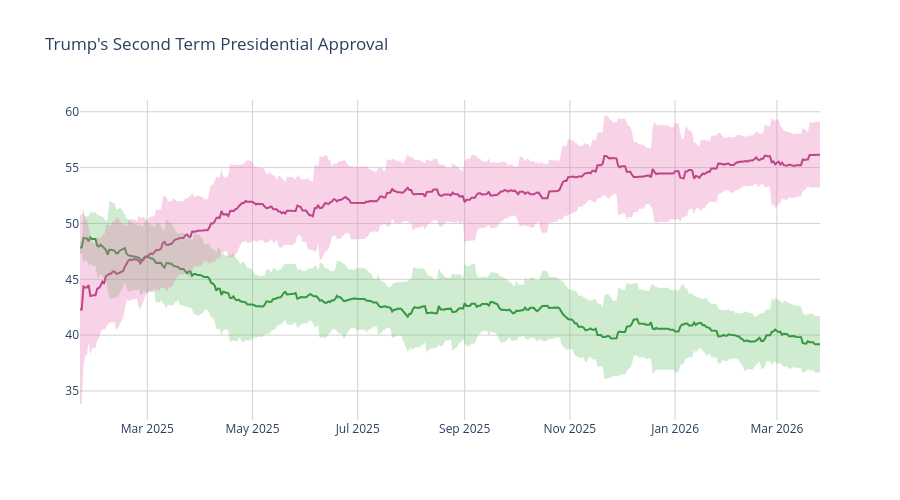

Notebook source saved alongside this figure:
### Code cell
disappr_ci_hex = "#e86eaf",
appr_ci_hex = "#60be65"
disappr_ci_rgba = "rgba(232, 110, 175, 0.3)"
appr_ci_rgba = "rgba(96, 190, 101, 0.3)"
grid_col = "#d4d2d2"


# Approve
fig = go.Figure(go.Scatter(
    x=pres['end_date'],
    y=pres['approve'],
    hovertemplate="%{y:.2f}%",
    name="<b>Approve</b>",
    line=dict(color="#228833"),
    showlegend=False
))

# Disapprove
fig.add_trace(go.Scatter(
    x=pres['end_date'],
    y=pres['disapprove'],
    hovertemplate="%{y:.2f}%",
    name="<b>Disapprove</b>",
    line=dict(color="#aa3377"),
    showlegend=False
    )
)

# Approve CI
fig.add_traces([

    # Upper bound
    go.Scatter(
        x=pres['end_date'],
        y=pres['approve_upper_ci'],
        marker=dict(color=appr_ci_hex),
        line=dict(width=0),
        mode='lines',
        showlegend=False,
        hoverinfo="skip"
    ),

    # Lower bound
    go.Scatter(
        x=pres['end_date'],
        y=pres['approve_lower_ci'],
        marker=dict(color=appr_ci_hex),
        line=dict(width=0),
        mode='lines',
        fillcolor=appr_ci_rgba,
        fill="tonexty",
        showlegend=False,
        hoverinfo="skip"
    )
])

# Disapprove CI
fig.add_traces([

    # Upper bound
    go.Scatter(
        x=pres['end_date'],
        y=pres['disapprove_upper_ci'],
        marker=dict(color=disappr_ci_hex),
        line=dict(width=0),
        mode='lines',
        showlegend=False,
        hoverinfo="skip"
    ),

    # Lower bound
    go.Scatter(
        x=pres['end_date'],
        y=pres['disapprove_lower_ci'],
        marker=dict(color=disappr_ci_hex),
        line=dict(width=0),
        mode='lines',
        fillcolor=disappr_ci_rgba,
        fill="tonexty",
        showlegend=False,
        hoverinfo="skip"
    )
])

fig.update_layout(
    title=dict(text="Trump's Second Term Presidential Approval"),
    hovermode="x"
)

fig.update_xaxes(gridcolor=grid_col)
fig.update_yaxes(gridcolor=grid_col)

fig.update_layout(hovermode="x", hoverlabel_align="right", plot_bgcolor="rgba(0, 0, 0, 0)", height=500)
fig.show()

### Figure 1 — Plotly figure (JSON) as saved in the notebook; plotly's stock layout.template omitted (floating-point values rounded to 4 significant figures; data arrays with more than 128 entries replaced by an {"elided": "..."} marker saying what was removed)
{"data": [{"hovertemplate": "%{y:.2f}%", "line": {"color": "#228833"}, "name": "<b>Approve</b>", "showlegend": false, "type": "scatter", "x": {"elided": "430 str values"}, "y": {"elided": "430 float values"}}, {"hovertemplate": "%{y:.2f}%", "line": {"color": "#aa3377"}, "name": "<b>Disapprove</b>", "showlegend": false, "type": "scatter", "x": {"elided": "430 str values"}, "y": {"elided": "430 float values"}}, {"hoverinfo": "skip", "line": {"width": 0}, "marker": {"color": "#60be65"}, "mode": "lines", "showlegend": false, "type": "scatter", "x": {"elided": "430 str values"}, "y": {"elided": "430 float values"}}, {"fill": "tonexty", "fillcolor": "rgba(96, 190, 101, 0.3)", "hoverinfo": "skip", "line": {"width": 0}, "marker": {"color": "#60be65"}, "mode": "lines", "showlegend": false, "type": "scatter", "x": {"elided": "430 str values"}, "y": {"elided": "430 float values"}}, {"hoverinfo": "skip", "line": {"width": 0}, "marker": {"color": ["#e86eaf"]}, "mode": "lines", "showlegend": false, "type": "scatter", "x": {"elided": "430 str values"}, "y": {"elided": "430 float values"}}, {"fill": "tonexty", "fillcolor": "rgba(232, 110, 175, 0.3)", "hoverinfo": "skip", "line": {"width": 0}, "marker": {"color": ["#e86eaf"]}, "mode": "lines", "showlegend": false, "type": "scatter", "x": {"elided": "430 str values"}, "y": {"elided": "430 float values"}}], "layout": {"height": 500, "hoverlabel": {"align": "right"}, "hovermode": "x", "plot_bgcolor": "rgba(0, 0, 0, 0)", "title": {"text": "Trump's Second Term Presidential Approval"}, "xaxis": {"gridcolor": "#d4d2d2"}, "yaxis": {"gridcolor": "#d4d2d2"}}}
